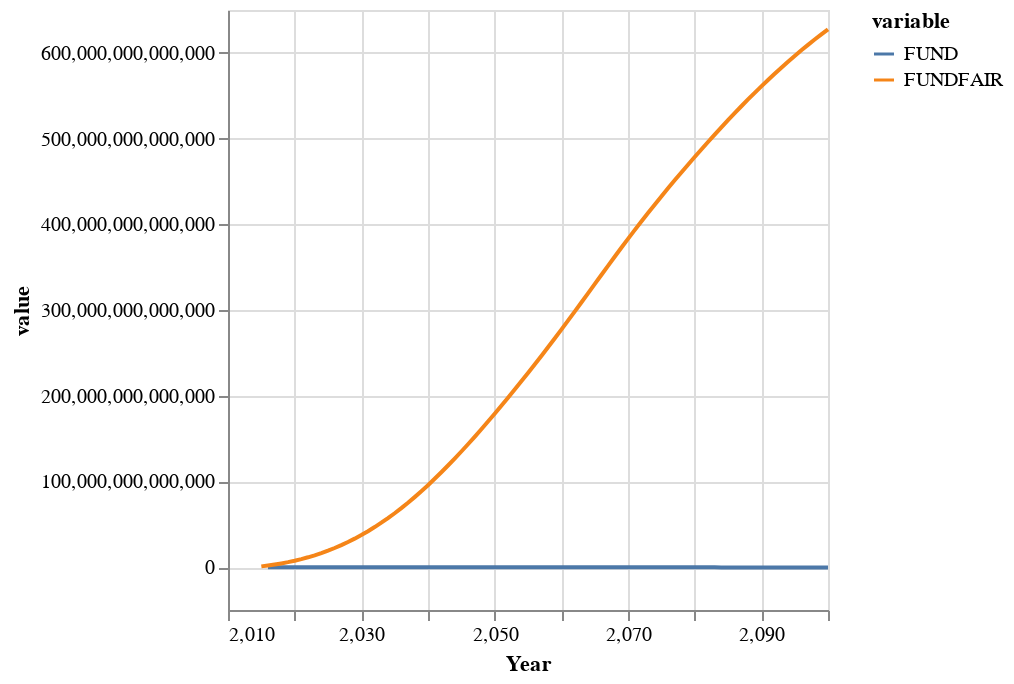

Notebook source saved alongside this figure:
### Code cell
df = DataFrame(
    :Year => Mimi.time_labels(m),
    :FUND => fundvals, 
    :FUNDFAIR => fundfairvals)

stack(df, [:FUND, :FUNDFAIR]) |> 

@vlplot(
    :line, 
    x = :Year,
    y = :value,
    color = :variable
)

### Figure 1 — Vega-Lite specification as saved in the notebook (floating-point values rounded to 4 significant figures; data arrays with more than 128 entries replaced by an {"elided": "..."} marker saying what was removed)
{"data": {"values": {"elided": "172 records"}}, "encoding": {"color": {"field": "variable", "type": "nominal"}, "x": {"field": "Year", "type": "quantitative"}, "y": {"field": "value", "type": "quantitative"}}, "mark": "line"}
